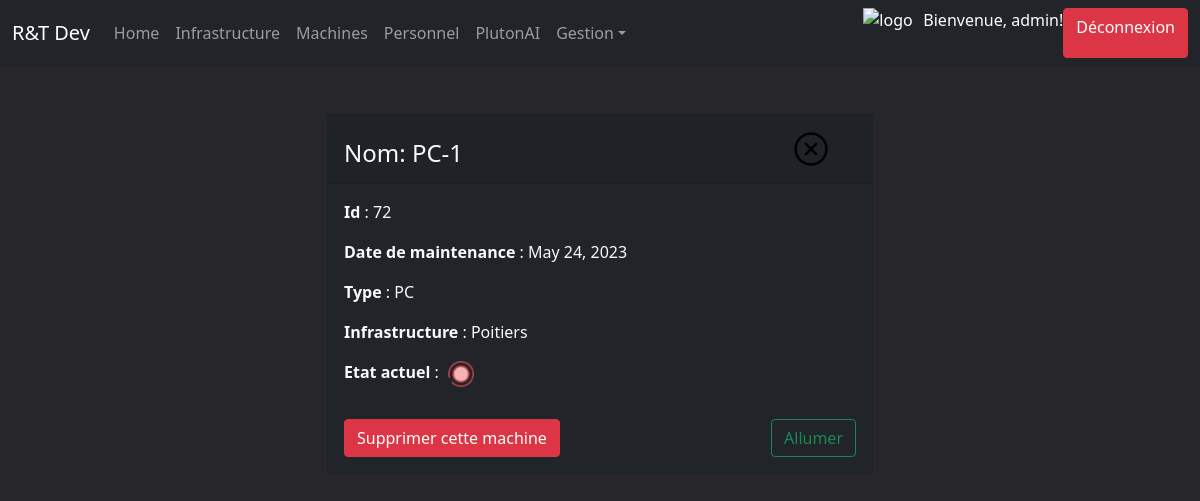
Page /machine/72 (signed in) on the committed database.
### computerApp/models.py (models this page shows, shortened)
class Machine(models.Model):
    TYPES = (
        ('PC', ('PC - Utilise Windows 11')),
        ('Mac', ('Mac - Utilise MacOS')),
        ('Serveur', ('Serveur - Serveur pour déployer des VM')),
        ('Switch', ('Switch - Maintient et connect des serveurs')),
    )
    id = models.AutoField(primary_key=True, editable=False)
    nom = models.CharField(max_length=32)
    maintenanceDate = models.DateField(default=datetime.now().strftime("%Y-%m-%d"))
    mach = models.CharField(max_length=32, choices=TYPES, default='PC')
    infra = models.ForeignKey('Infrastructure', on_delete=models.PROTECT, null=True)
    etat = models.BooleanField(default=False)

class Infrastructure(models.Model):
    id = models.AutoField(primary_key=True, editable=False)
    nom = models.CharField(max_length=32)
    machines = models.ManyToManyField(Machine)
    responsable = models.ForeignKey(Personnel, on_delete=models.SET_NULL, null=True)
    usage_percentage = models.FloatField(default=0)

### computerApp/views.py (the view)
# urls.py: path('machine/<pk>', views.machine_detail_view, name='machine-detail'),
@login_required
def machine_detail_view(request, pk):
	machine = get_object_or_404(Machine, id=pk)
	context={'machine': machine}
	return render(request, 'computerApp/machine_detail.html', context)

### computerApp/templates/computerApp/machine_detail.html (shortened to what this page needs)
{% extends "index.html" %}
{% block content %}
{% load static %}
<div class="container my-5">
  <div class="row justify-content-center">
    <div class="col-md-6">
      <div class="card bg-dark text-light">
        <div class="card-header d-flex justify-content-between align-items-end">
          <h4>Nom: {{ machine.nom }}</h4>
          <a type="button" href="{% url 'machines' %}" class="btn" role="button"><img src="{% static 'computerApp/images/cross.png' %}"></a>
        </div>
        <div class="card-body">
          <p><strong>Id</strong> : {{ machine.id }}</p>
          <p><strong>Date de maintenance</strong> : {{ machine.maintenanceDate }}</p>
          <p><strong>Type</strong> : {{ machine.mach }}</p>
          <p><strong>Infrastructure</strong> : {{ machine.infra.nom }}</p>
          <p><strong>Etat actuel</strong> : {% if machine.maintenanceDate == today %}<img src="{% static 'computerApp/images/process.png' %}">{% elif machine.etat %}<img src="{% static 'computerApp/images/on.png' %}" alt="logo">{% else %}<img src="{% static 'computerApp/images/off.png' %}" alt="logo">{% endif %}</p>
          <div class="d-flex justify-content-between align-items-end">
            <form action="{% url 'delete_machine' machine.id %}" method="post">
              <button type="submit" class="btn btn-danger mt-3">Supprimer cette machine</button>
            </form>
            <form action="{% url 'toggle_machine' machine.id %}" method="post">
              <button type="submit" class="btn {% if machine.etat %}btn-outline-danger{% else %}btn-outline-success{% endif %} mt-3">
                {% if machine.etat %}Eteindre{% else %}Allumer{% endif %}
              </button>
            </form>
          </div>
        </div>
      </div>
    </div>
  </div>
</div>
{% endblock %}

### computerApp/templates/index.html (shortened to what this page needs)
<!DOCTYPE html>
<html lang="fr">
    <head>
        <link href=" https://cdn.jsdelivr.net/npm/bootstrap@5.1.3/dist/css/bootstrap.min.css"
        rel="stylesheet"
>
        {% load static %}
        <link rel="stylesheet" href="{% static 'css/styles.css' %}">
    </head>
    <body>
        <nav class="navbar navbar-expand-lg navbar-dark bg-dark">
            <div class="container-fluid">
                <a class="navbar-brand" href="#">R&T Dev</a>
                <div class="collapse navbar-collapse" id="navbarNavDropdown">
                    <ul class="navbar-nav">
                        <li class="nav-item active">
                            <a class="nav-link" href="{% url 'index' %}">Home</a>
                        </li>
                        {% if user.is_authenticated %}
                            <li class="nav-item">
                                <a class="nav-link" href="{% url 'infrastructures' %}">Infrastructure</a>
                            </li>
                            <li class="nav-item">
                                <a class="nav-link" href="{% url 'machines' %}">Machines</a>
                            </li>
                            <li class="nav-item">
                                <a class="nav-link" href="{% url 'personnels' %}">Personnel</a>
                            </li>
                            <li class="nav-item">
                                <a class="nav-link" href="{% url 'chatbot' %}">PlutonAI</a>
                            </li>
                            <li class="nav-item dropdown">
                                <a class="nav-link dropdown-toggle" href="#" role="button" data-bs-toggle="dropdown" aria-expanded="false">Gestion</a>
                            </li>
                        {% endif %}
                    </ul>
                </div>
                <div class="d-flex justify-content-end">
                    <img src="{% static 'computerApp/images/logo_200px.png' %}" alt="logo"
                    style="width:50px;height:50px;margin-right:10px;">
                    {% if user.is_authenticated %}
                    <p>Bienvenue, {{ user.username }}!</p>
                    <a type="button" class="btn btn-danger" role="button" href="{% url 'logout' %}">Déconnexion</a>
                    {% else %}
                    <a type="button" class="btn btn-success" role="button" href="{% url 'login' %}">Connexion</a>
                    {% endif %}
                </div>
            </div>
        </nav>
        {% block content %}{% endblock %}
    </body>
</html>

### computerApp/static/css/styles.css (style rules this page uses)
body { background-color: #27272b; color: #fff; }
a { color: #fff; }
.card { background-color: #212529; }
.card-header img { width: 60%; }
.card button { margin-top: 3%; }
.card-body img { width: 5%; margin-left: 1%; }

### rows in the picture
Machine: nom "PC-1", id "72", maintenanceDate "May 24, 2023", mach "PC", infra.nom "Poitiers"

### other values in the picture
{{ user.username }} "admin"
